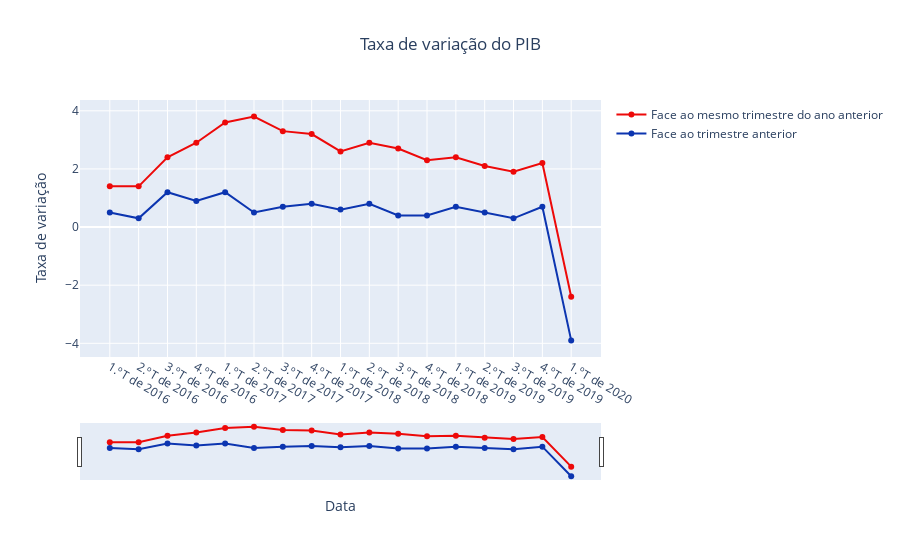

Notebook cell for this chart:
### Code cell
import plotly.offline as py
import plotly.graph_objs as go
py.init_notebook_mode(connected=True)

pib1 = go.Scatter(x = dados3['Trimestre/ano'],
                    y = dados3['Taxa de variação homóloga'],
                    name = 'Face ao mesmo trimestre do ano anterior',
                    line = {'color': '#ed0909'})

pib2 = go.Scatter(x = dados3['Trimestre/ano'],
                    y = dados3['Taxa de variação trimestral'] ,
                    name = 'Face ao trimestre anterior',
                    line = {'color': '#0c35b0'})

pib = [pib1,pib2]


fig_2 = go.Figure(data=pib)

fig_2.update_layout(title_text='Taxa de variação do PIB', title_x=0.5,
                        yaxis={'title':'Taxa de variação'},
                        xaxis={'title':'Data'})

fig_2.update_xaxes(rangeslider_visible=True)
fig_2.write_image('/Users/dianamartins/Documents/GitHub/Epidemiologia/Trabalho_final/Imagens/variacao_pib.png')
fig_2.show()

### Figure 1 — Plotly figure (JSON) as saved in the notebook; plotly's stock layout.template omitted (floating-point values rounded to 4 significant figures)
{"data": [{"line": {"color": "#ed0909"}, "name": "Face ao mesmo trimestre do ano anterior", "type": "scatter", "x": ["1.ºT de 2016", "2.ºT de 2016", "3.ºT de 2016", "4.ºT de 2016", "1.ºT de 2017", "2.ºT de 2017", "3.ºT de 2017", "4.ºT de 2017", "1.ºT de 2018", "2.ºT de 2018", "3.ºT de 2018", "4.ºT de 2018", "1.ºT de 2019", "2.ºT de 2019", "3.ºT de 2019", "4.ºT de 2019", "1.ºT de 2020"], "y": [1.4, 1.4, 2.4, 2.9, 3.6, 3.8, 3.3, 3.2, 2.6, 2.9, 2.7, 2.3, 2.4, 2.1, 1.9, 2.2, -2.4]}, {"line": {"color": "#0c35b0"}, "name": "Face ao trimestre anterior", "type": "scatter", "x": ["1.ºT de 2016", "2.ºT de 2016", "3.ºT de 2016", "4.ºT de 2016", "1.ºT de 2017", "2.ºT de 2017", "3.ºT de 2017", "4.ºT de 2017", "1.ºT de 2018", "2.ºT de 2018", "3.ºT de 2018", "4.ºT de 2018", "1.ºT de 2019", "2.ºT de 2019", "3.ºT de 2019", "4.ºT de 2019", "1.ºT de 2020"], "y": [0.5, 0.3, 1.2, 0.9, 1.2, 0.5, 0.7, 0.8, 0.6, 0.8, 0.4, 0.4, 0.7, 0.5, 0.3, 0.7, -3.9]}], "layout": {"title": {"text": "Taxa de variação do PIB", "x": 0.5}, "xaxis": {"rangeslider": {"visible": true}, "title": {"text": "Data"}}, "yaxis": {"title": {"text": "Taxa de variação"}}}}
